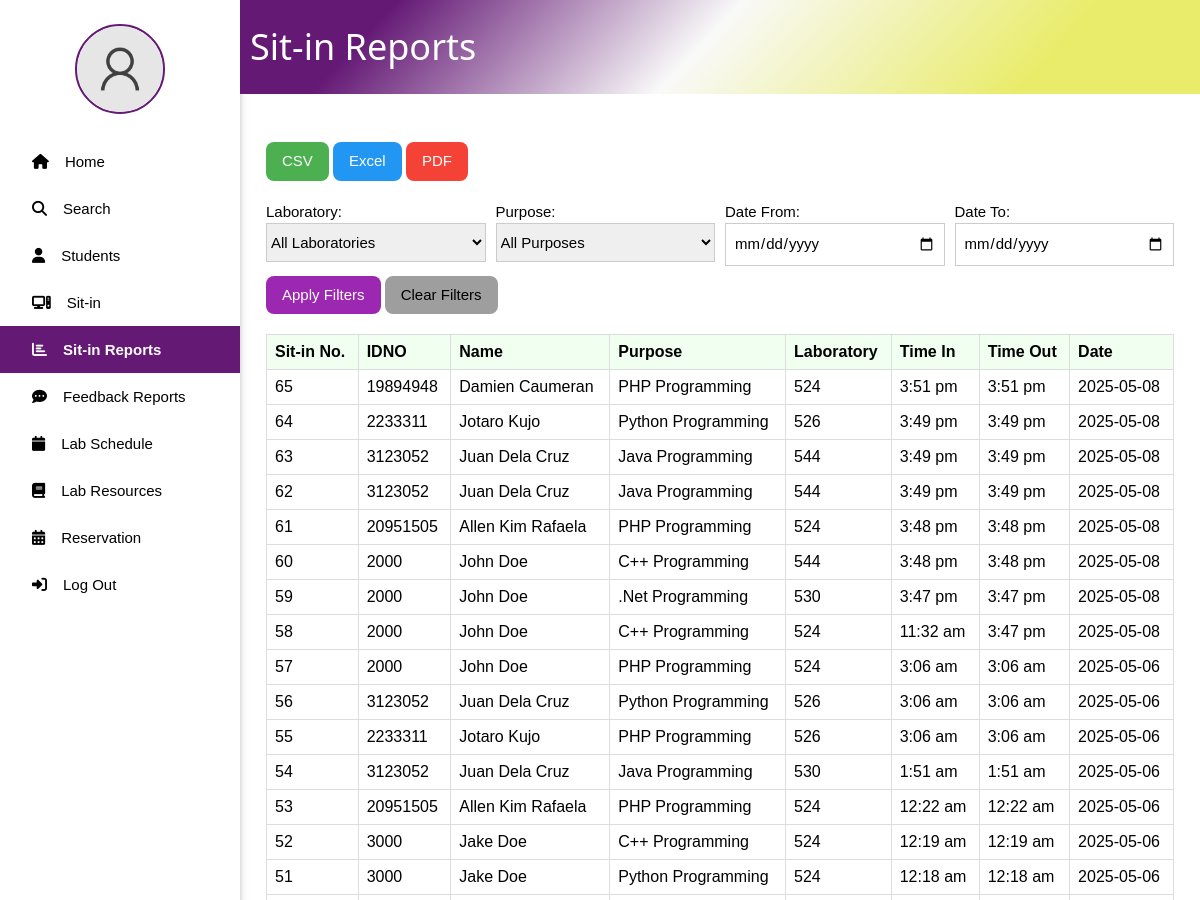
/SitinReports.php (signed in, upper part), run on an earlier commit of the app's database.
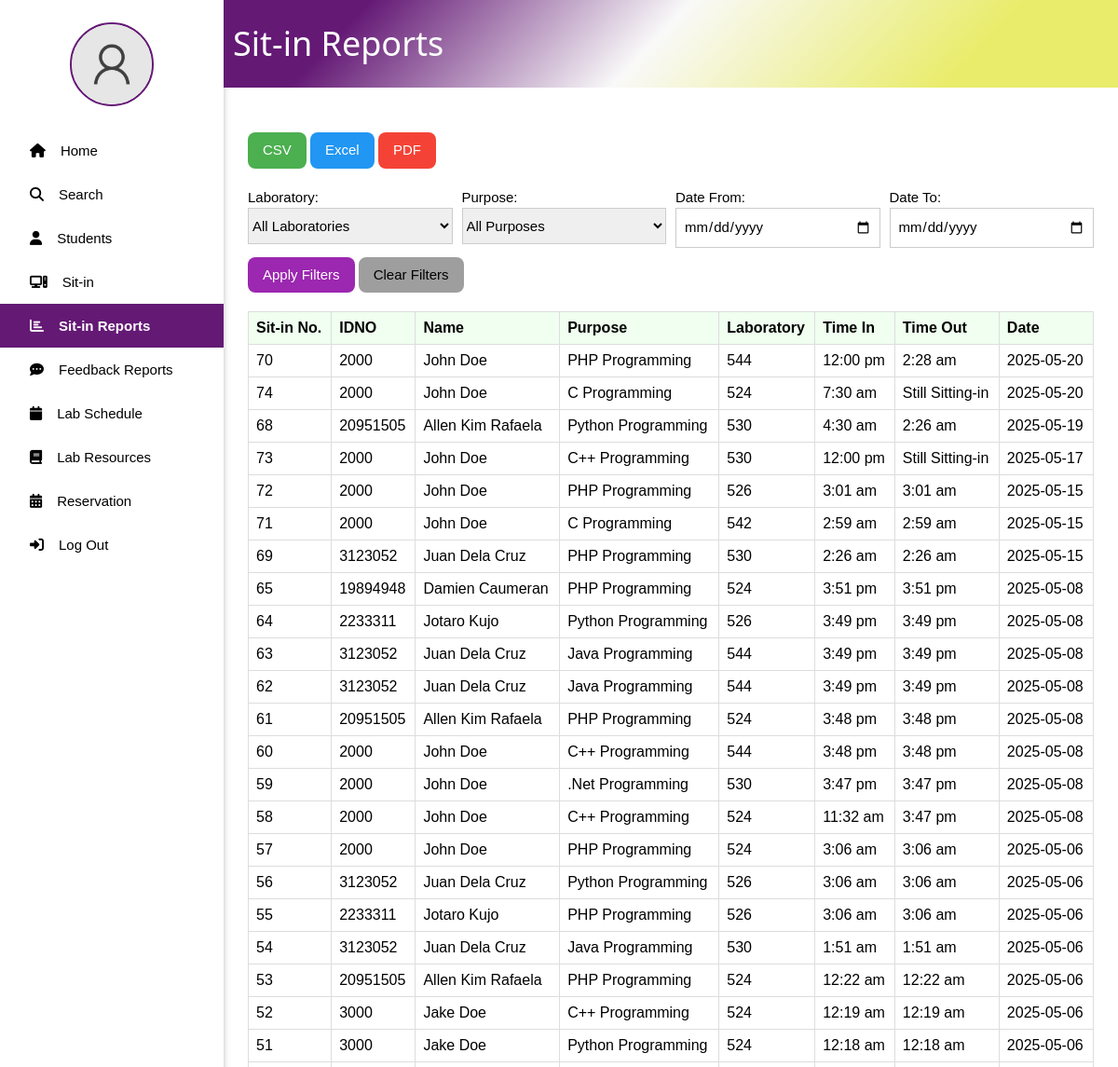
And on a later commit of the database.
### tables this page shows
CREATE TABLE `sitin_records` (
  `ID` int(11) NOT NULL,
  `IDNO` int(11) NOT NULL,
  `PURPOSE` varchar(255) NOT NULL,
  `LABORATORY` varchar(255) NOT NULL,
  `TIME_IN` datetime NOT NULL DEFAULT current_timestamp(),
  `TIME_OUT` datetime DEFAULT NULL
);

CREATE TABLE `user` (
  `ID` int(11) NOT NULL,
  `IDNO` int(11) NOT NULL,
  `LASTNAME` varchar(30) NOT NULL,
  `FIRSTNAME` varchar(30) NOT NULL,
  `MIDDLENAME` varchar(30) DEFAULT NULL,
  `COURSE` varchar(30) NOT NULL,
  `YEAR_LEVEL` int(11) NOT NULL,
  `USERNAME` varchar(30) NOT NULL,
  `PASSWORD` varchar(255) NOT NULL,
  `PROFILE_PIC` varchar(255) NOT NULL DEFAULT 'images/default_pic.png',
  `SESSION_COUNT` int(11) DEFAULT 30,
  `POINTS` int(11) DEFAULT 0
);

### SitinReports.php (the view, shortened to what the changed rows need)
<?php
include 'connect.php';
$sql_sitins = "SELECT sr.ID, u.IDNO, CONCAT(u.FIRSTNAME, ' ', u.LASTNAME) AS Name, sr.PURPOSE, sr.LABORATORY, sr.TIME_IN, sr.TIME_OUT
               FROM sitin_records sr
               JOIN user u ON sr.IDNO = u.IDNO
               WHERE 1=1";
$sql_sitins .= " ORDER BY sr.TIME_IN DESC";
$stmt_sitins = $conn->prepare($sql_sitins);
$stmt_sitins->execute();
$result_sitins = $stmt_sitins->get_result();
$sitin_records = [];
if ($result_sitins->num_rows > 0) {
    while ($row = $result_sitins->fetch_assoc()) {
        $sitin_records[] = $row;
    }
}
?>
<!DOCTYPE html>
<html lang="en">
<head>
    <link rel="stylesheet" href="w3.css">
    <link rel="stylesheet" href="side_nav.css">
</head>
<body>
    <div style="margin-left:20%; z-index: 1; position: relative;">
        <div class="title_page w3-container" style="display: flex; align-items: center;">
            <h1 style="margin-left: 10px; color: #ffff;">Sit-in Reports</h1>
        </div>
        <div class="w3-container" style="margin: 5% 10px;">
            <table class="sitin-table">
                <thead>
                    <tr>
                        <th>Sit-in No.</th>
                        <th>IDNO</th>
                        <th>Name</th>
                        <th>Purpose</th>
                        <th>Laboratory</th>
                        <th>Time In</th>
                        <th>Time Out</th>
                        <th>Date</th>
                    </tr>
                </thead>
                <tbody>
                    <?php if (count($sitin_records) > 0): ?>
                        <?php foreach ($sitin_records as $record): ?>
                            <tr>
                                <td><?php echo htmlspecialchars($record['ID']); ?></td>
                                <td><?php echo htmlspecialchars($record['IDNO']); ?></td>
                                <td><?php echo htmlspecialchars($record['Name']); ?></td>
                                <td><?php echo htmlspecialchars($record['PURPOSE']); ?></td>
                                <td><?php echo htmlspecialchars($record['LABORATORY']); ?></td>
                                <td><?php echo date("g:i a", strtotime($record['TIME_IN'])); ?></td>
                                <td><?php echo $record['TIME_OUT'] ? date("g:i a", strtotime($record['TIME_OUT'])) : 'Still Sitting-in'; ?></td>
                                <td><?php echo date("Y-m-d", strtotime($record['TIME_IN'])); ?></td>
                            </tr>
                        <?php endforeach; ?>
                    <?php else: ?>
                        <tr>
                            <td colspan="8">No sit-in records found.</td>
                        </tr>
                    <?php endif; ?>
                </tbody>
            </table>
        </div>
    </div>
</body>
</html>

What changed in the data, as far as the page shows it:
added sitin_records: ID "70", IDNO.IDNO "2000", Name "John Doe", PURPOSE "PHP Programming", LABORATORY "544", TIME_IN "12:00 pm", TIME_OUT "2:28 am", TIME_IN "2025-05-20"
added sitin_records: ID "74", IDNO.IDNO "2000", Name "John Doe", PURPOSE "C Programming", LABORATORY "524", TIME_IN "7:30 am", shows "Still Sitting-in", TIME_IN "2025-05-20"
added sitin_records: ID "68", IDNO.IDNO "20951505", Name "Allen Kim Rafaela", PURPOSE "Python Programming", LABORATORY "530", TIME_IN "4:30 am", TIME_OUT "2:26 am", TIME_IN "2025-05-19"
added sitin_records: ID "73", IDNO.IDNO "2000", Name "John Doe", PURPOSE "C++ Programming", LABORATORY "530", TIME_IN "12:00 pm", shows "Still Sitting-in", TIME_IN "2025-05-17"
added sitin_records: ID "72", IDNO.IDNO "2000", Name "John Doe", PURPOSE "PHP Programming", LABORATORY "526", TIME_IN "3:01 am", TIME_OUT "3:01 am", TIME_IN "2025-05-15"
added sitin_records: ID "71", IDNO.IDNO "2000", Name "John Doe", PURPOSE "C Programming", LABORATORY "542", TIME_IN "2:59 am", TIME_OUT "2:59 am", TIME_IN "2025-05-15"
added sitin_records: ID "69", IDNO.IDNO "3123052", Name "Juan Dela Cruz", PURPOSE "PHP Programming", LABORATORY "530", TIME_IN "2:26 am", TIME_OUT "2:26 am", TIME_IN "2025-05-15"
